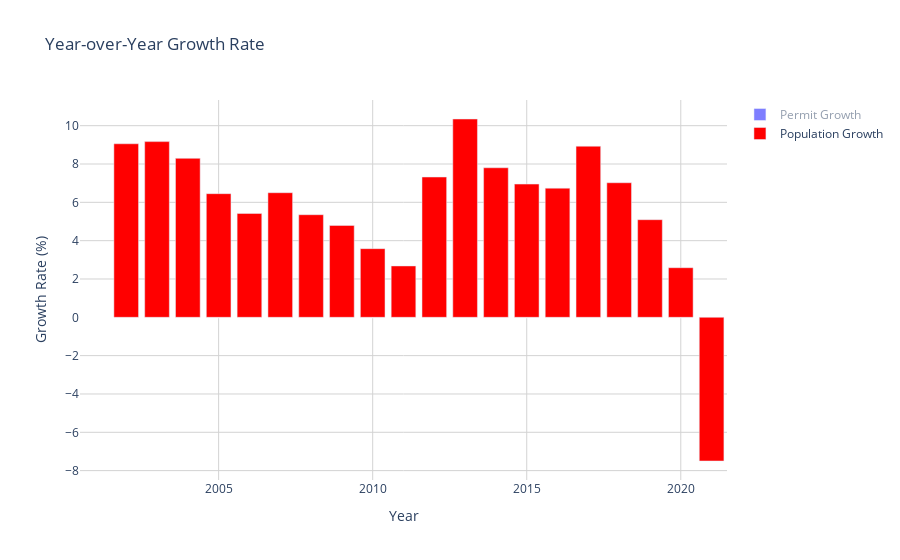

The notebook cell saved with this chart:
### Code cell
import plotly.graph_objs as go
import pandas as pd

# Provided data as a DataFrame
data = {
    'year': [2001, 2002, 2003, 2004, 2005, 2006, 2007, 2008, 2009, 2010, 2011, 2012, 2013, 2014, 2015, 2016, 2017, 2018, 2019, 2020, 2021],
    'building_permit_count': [1, 2, 1, 1, 2, 4, 2, 2, 14, 17, 53, 43, 94, 2293, 3108, 3567, 3606, 3762, 3409, 2238, 2547],
    'population': [55398, 60415, 65954, 71425, 76034, 80154, 85366, 89937, 94247, 97623, 100240, 107578, 118711, 127975, 136872, 146096, 159141, 170317, 178994, 183628, 169860],
    'permit_growth': [None, 100.0, -50.0, 0.0, 100.0, 100.0, -50.0, 0.0, 600.0, 21.428571, 211.764706, -18.867925, 118.604651, 2339.361702, 35.542957, 14.76834, 1.093356, 4.326123, -9.383307, -34.350249, 13.806971],
    'population_growth': [None, 9.056284, 9.168253, 8.295175, 6.452923, 5.418629, 6.502483, 5.354591, 4.792243, 3.582077, 2.680721, 7.320431, 10.348770, 7.803826, 6.952139, 6.739143, 8.929060, 7.022703, 5.094618, 2.588914, -7.497767]
}

analysis_df = pd.DataFrame(data)

# Create the plot
fig = go.Figure()

# Add permit growth bars
fig.add_trace(go.Bar(
    x=analysis_df['year'],
    y=analysis_df['permit_growth'],
    name='Permit Growth',
    marker_color='blue'
))

# Add population growth bars
fig.add_trace(go.Bar(
    x=analysis_df['year'],
    y=analysis_df['population_growth'],
    name='Population Growth',
    marker_color='red'
))

fig.update_layout(
    title='Year-over-Year Growth Rate',
    xaxis_title='Year',
    yaxis_title='Growth Rate (%)',
    barmode='group',
    plot_bgcolor='white',
    xaxis=dict(showgrid=True, gridcolor='lightgrey'),
    yaxis=dict(showgrid=True, gridcolor='lightgrey')
)

fig.show()

### Figure 1 — Plotly figure (JSON) as saved in the notebook; plotly's stock layout.template omitted (floating-point values rounded to 4 significant figures)
{"data": [{"marker": {"color": "blue"}, "name": "Permit Growth", "type": "bar", "visible": "legendonly", "x": [2001, 2002, 2003, 2004, 2005, 2006, 2007, 2008, 2009, 2010, 2011, 2012, 2013, 2014, 2015, 2016, 2017, 2018, 2019, 2020, 2021], "y": [null, 100, -50, 0, 100, 100, -50, 0, 600, 21.43, 211.8, -18.87, 118.6, 2339.0, 35.54, 14.77, 1.093, 4.326, -9.383, -34.35, 13.81]}, {"marker": {"color": "red"}, "name": "Population Growth", "type": "bar", "x": [2001, 2002, 2003, 2004, 2005, 2006, 2007, 2008, 2009, 2010, 2011, 2012, 2013, 2014, 2015, 2016, 2017, 2018, 2019, 2020, 2021], "y": [null, 9.056, 9.168, 8.295, 6.453, 5.419, 6.502, 5.355, 4.792, 3.582, 2.681, 7.32, 10.35, 7.804, 6.952, 6.739, 8.929, 7.023, 5.095, 2.589, -7.498]}], "layout": {"autosize": true, "barmode": "group", "plot_bgcolor": "white", "title": {"text": "Year-over-Year Growth Rate"}, "xaxis": {"autorange": true, "gridcolor": "lightgrey", "range": [2000.0, 2022.0], "showgrid": true, "title": {"text": "Year"}, "type": "linear"}, "yaxis": {"autorange": true, "gridcolor": "lightgrey", "range": [-8.489, 11.34], "showgrid": true, "title": {"text": "Growth Rate (%)"}, "type": "linear"}}}
